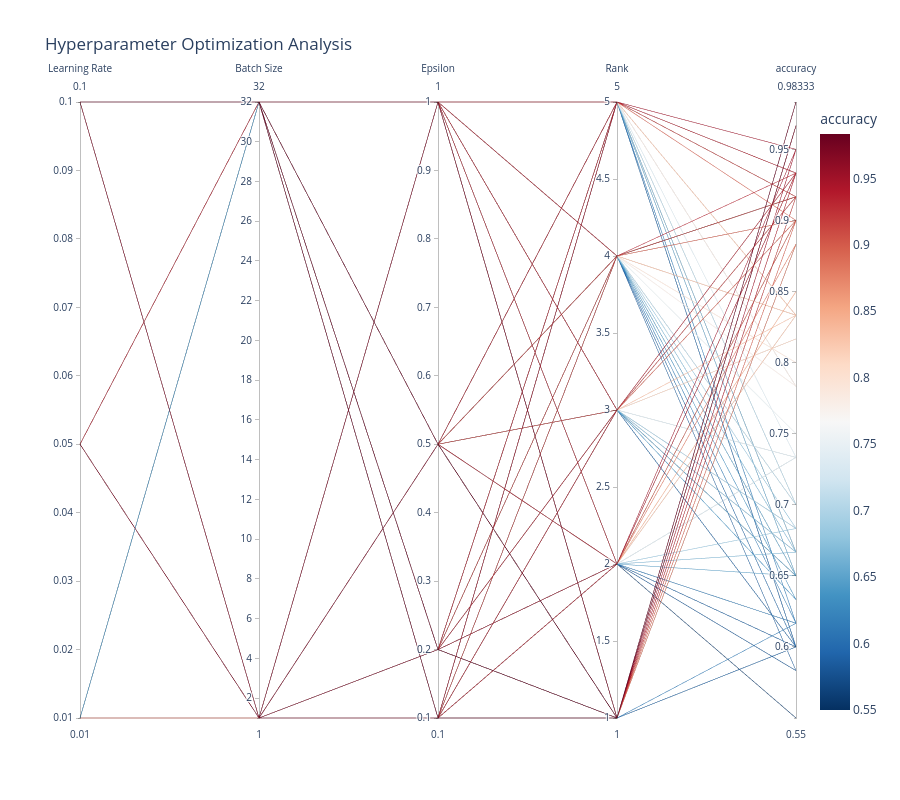

The notebook cell this image was saved under:
### Code cell
import pandas as pd
import plotly.express as px

df_grid_search = df_bin

df = df_grid_search[(df_grid_search['mode'] == 'test') & (df_grid_search['optimizer'].str.contains("AdaGram"))]

hyperparameter_dims = ['lr', 'batch_size',"eps", "rank",'accuracy']
hyperparameter_cols = ['lr', 'batch_size', "eps", "rank",]
performance_metric = 'accuracy'
time_col = 'epoch_time'

df_sorted = df.sort_values(
    by=[performance_metric, time_col], 
    ascending=[False, True]
)

df_earliest_best = df_sorted.drop_duplicates(
    subset=hyperparameter_cols, 
    keep='first'
)

fig = px.parallel_coordinates(
    df_earliest_best,
    dimensions=hyperparameter_dims,
    color=performance_metric,
    color_continuous_scale=px.colors.diverging.RdBu_r,
    labels={
        "lr": "Learning Rate",
        "batch_size": "Batch Size",
        "eps": "Epsilon",
        "rank": "Rank",
        "accuracy": "accuracy"
    },
    title="Hyperparameter Optimization Analysis"
)

fig.update_layout(
    height=800  # Set the desired height of the plot in pixels
)
fig.show()
